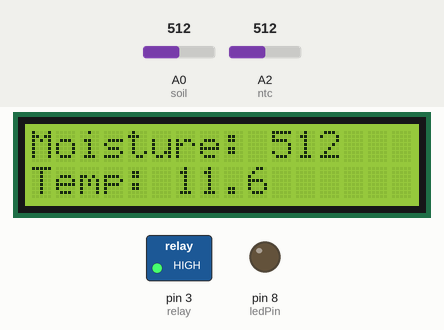
Bench run of a sketch on a simulated Arduino Uno, built with avr-gcc and run on an emulated ATmega328P. Shown: 16×2 character LCD, switched loads named in the sketch (green lamp = pin HIGH), output pins drawn as LEDs (lit = HIGH). Dashed ring = blinking. The inputs (shaded band) are chosen by the test bench; at power-on: A2 (ntc) = 512, A0 (soil) = 512. What the sketch prints to the serial monitor is not drawn.

Above: at 1.2 s.
1.3 s: A2 (ntc) set to 596
At 3.3 s:
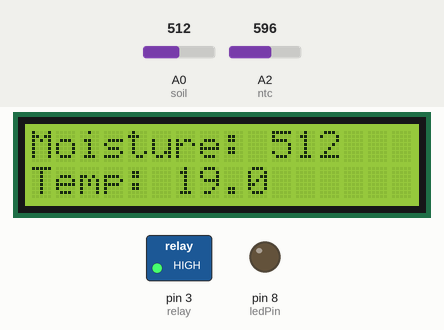
3.6 s: A2 (ntc) set to 622
At 4.5 s:
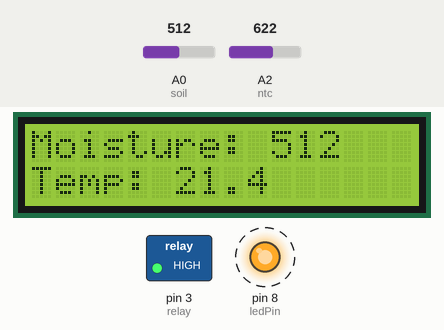
7.7 s: A0 (soil) set to 208
At 9.7 s:
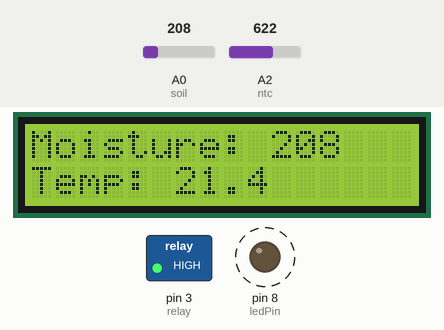
10.2 s: A0 (soil) set to 189
At 11.9 s:
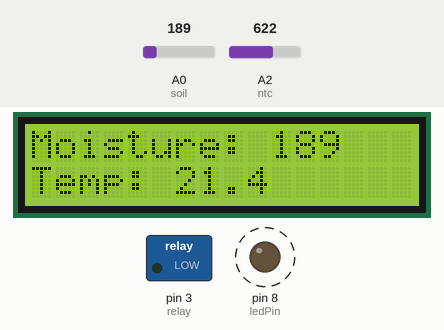
14.3 s: A0 (soil) set to 210
At 15.8 s:
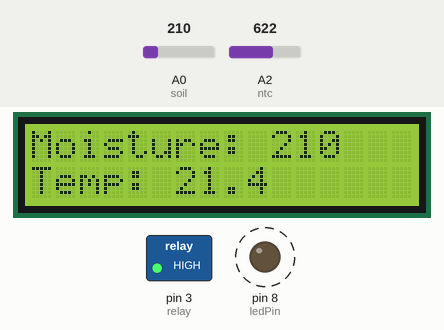
16.3 s: A2 (ntc) set to 511
At 16.7 s:
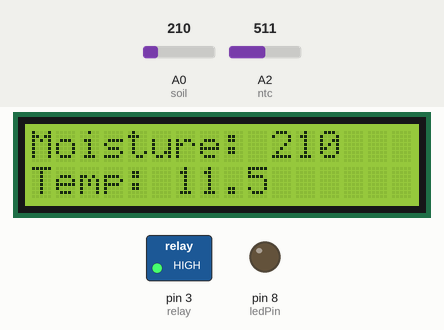
Timing chart, 0 to 18.8 s (numbered marks = the images above; inputs shaded):
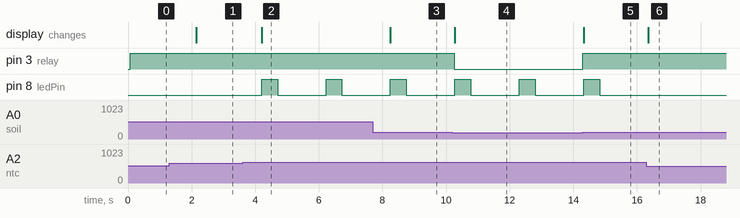

The sketch:

ANALOG_MAIN.ino
```cpp
#include <math.h>
#include <Wire.h>
#include <LiquidCrystal_I2C.h>

int soil = A0;        // Pin connected to soil moisture sensor
int relay = 3;        // Pin connected to relay
int ntc = A2;         // Pin connected to temperature sensor
int ledPin = 8;       // Pin connected to LED

LiquidCrystal_I2C lcd(0x27, 16, 2);  // Initialize the I2C LCD

void setup() {
  lcd.init();
  lcd.backlight();
  pinMode(soil, INPUT);
  pinMode(relay, OUTPUT);
  pinMode(ntc, INPUT);
  pinMode(ledPin, OUTPUT); // Set LED pin as OUTPUT
  digitalWrite(relay, HIGH); // Initially turn off the relay
  digitalWrite(ledPin, LOW); // Initially turn off the LED
  Serial.begin(9600);

  lcd.setCursor(0, 0);
  lcd.print("Moisture:");
  lcd.setCursor(0, 1);
  lcd.print("Temp:");
}

void loop() {
  // Read soil moisture sensor
  int soilData = analogRead(soil);
  Serial.print("Soil DATA: ");
  Serial.println(soilData);

  // Control relay based on soil moisture
  if (soilData < 200) {
    digitalWrite(relay, LOW);  // Turn ON the relay when soil is dry
  } else {
    digitalWrite(relay, HIGH); // Turn OFF the relay when soil is moist
  }

  // Read temperature from analog sensor using the Thermistor function
  int raw_value = analogRead(ntc);
  double temperature = Thermistor(raw_value);

  // Output of the measured temperature
  Serial.print("Temperature: ");
  Serial.print(temperature);
  Serial.println(" °C");

  // Update LCD display
  lcd.setCursor(10, 0);
  lcd.print("       "); // Clear the previous value
  lcd.setCursor(10, 0);
  lcd.print(soilData);

  lcd.setCursor(6, 1);
  lcd.print("       "); // Clear the previous value
  lcd.setCursor(6, 1);
  lcd.print(temperature, 1); // Display temperature with 1 decimal place

  // Control the LED based on temperature
  if (temperature > 20) {
    digitalWrite(ledPin, HIGH); // Turn ON the LED
    delay(500); // Wait for 0.5 seconds
    digitalWrite(ledPin, LOW);  // Turn OFF the LED
    delay(500); // Wait for 0.5 seconds
  } else {
    digitalWrite(ledPin, LOW);  // Ensure the LED is OFF if temperature is <= 20°C
  }

  delay(1000); // Wait 1 seconds before next reading
}

// Function to calculate temperature from thermistor
double Thermistor(int RawADC) {
  double resistance = 10000.0 * ((1023.0 / RawADC) - 1.0);
  double tempK = 0.955 / (0.001129148 + (0.000234125 * log(resistance))
   + (0.0000000876741 * pow(log(resistance), 3)));
  double tempC = tempK - 273.15; // Convert Kelvin to Celsius
  return tempC;
}
 
```

Measured:
- the behaviour switches between 606 and 607 on A2 (ntc) (found by bisection; images 1 and 2)
- the behaviour switches between 200 and 199 on A0 (soil) (found by bisection; images 3 and 4)
- after the input at 1.3 s, the display: changes after 0.85 s (image 1)
- after the input at 3.6 s, pin 8 (ledPin): alternates HIGH for 0.50 s and LOW for 1.5 s, starting after 0.60 s; the display: changes after 0.60 s (image 2)
- after the input at 7.7 s, the display: changes after 0.55 s (image 3)
- after the input at 10.2 s, pin 3 (relay): HIGH → LOW after 0.05 s; the display: changes after 0.08 s (image 4)
- after the input at 14.3 s, pin 3 (relay): LOW → HIGH at once; the display: changes at once (image 5)
- after the input at 16.3 s, pin 8 (ledPin): stays LOW (without the input it goes to HIGH after 0.05 s); the display: changes after 0.05 s (image 6)
